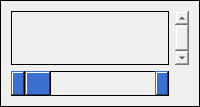
     <widget class="QWidget" name="gameWindow" native="true">
      <property name="sizePolicy">
       <sizepolicy hsizetype="Preferred" vsizetype="Expanding">
        <horstretch>0</horstretch>
        <verstretch>0</verstretch>
       </sizepolicy>
      </property>
      <property name="palette">
       <palette>
        <active>
         <colorrole role="Button">
          <brush brushstyle="SolidPattern">
           <color alpha="255">
            <red>60</red>
            <green>112</green>
            <blue>208</blue>
           </color>
          </brush>
         </colorrole>
        </active>
        <inactive>
         <colorrole role="Button">
          <brush brushstyle="SolidPattern">
           <color alpha="255">
            <red>60</red>
            <green>112</green>
            <blue>208</blue>
           </color>
          </brush>
         </colorrole>
        </inactive>
        <disabled>
         <colorrole role="Button">
          <brush brushstyle="SolidPattern">
           <color alpha="255">
            <red>60</red>
            <green>112</green>
            <blue>208</blue>
           </color>
          </brush>
         </colorrole>
        </disabled>
       </palette>
      </property>
      <property name="styleSheet">
       <string notr="true">border: 1px solid #000000;</string>
      </property>
      <layout class="QGridLayout" name="gridLayout">
       <item row="0" column="1">
        <widget class="QScrollBar" name="yScrollbar">
         <property name="sizePolicy">
          <sizepolicy hsizetype="Preferred" vsizetype="Minimum">
           <horstretch>0</horstretch>
           <verstretch>0</verstretch>
          </sizepolicy>
         </property>
         <property name="orientation">
          <enum>Qt::Vertical</enum>
         </property>
        </widget>
       </item>
       <item row="1" column="0">
        <widget class="QScrollBar" name="xScrollbar">
         <property name="sizePolicy">
          <sizepolicy hsizetype="Minimum" vsizetype="Preferred">
           <horstretch>0</horstretch>
           <verstretch>0</verstretch>
          </sizepolicy>
         </property>
         <property name="minimumSize">
          <size>
           <width>0</width>
           <height>25</height>
          </size>
         </property>
         <property name="palette">
          <palette>
           <active>
            <colorrole role="WindowText">
             <brush brushstyle="SolidPattern">
              <color alpha="255">
               <red>60</red>
               <green>112</green>
               <blue>208</blue>
              </color>
             </brush>
            </colorrole>
            <colorrole role="Button">
             <brush brushstyle="SolidPattern">
              <color alpha="255">
               <red>60</red>
               <green>112</green>
               <blue>208</blue>
              </color>
             </brush>
            </colorrole>
            <colorrole role="Light">
             <brush brushstyle="SolidPattern">
              <color alpha="255">
               <red>255</red>
               <green>255</green>
               <blue>255</blue>
              </color>
             </brush>
            </colorrole>
            <colorrole role="Midlight">
             <brush brushstyle="SolidPattern">
              <color alpha="255">
               <red>95</red>
               <green>143</green>
               <blue>231</blue>
              </color>
             </brush>
            </colorrole>
            <colorrole role="Dark">
             <brush brushstyle="SolidPattern">
              <color alpha="255">
               <red>30</red>
               <green>56</green>
               <blue>104</blue>
              </color>
             </brush>
            </colorrole>
            <colorrole role="Mid">
             <brush brushstyle="SolidPattern">
              <color alpha="255">
               <red>40</red>
               <green>74</green>
               <blue>139</blue>
              </color>
             </brush>
            </colorrole>
            <colorrole role="Text">
             <brush brushstyle="SolidPattern">
              <color alpha="255">
               <red>60</red>
               <green>112</green>
               <blue>208</blue>
              </color>
             </brush>
            </colorrole>
            <colorrole role="BrightText">
             <brush brushstyle="SolidPattern">
              <color alpha="255">
               <red>255</red>
               <green>255</green>
               <blue>255</blue>
              </color>
             </brush>
            </colorrole>
            <colorrole role="ButtonText">
             <brush brushstyle="SolidPattern">
              <color alpha="255">
               <red>60</red>
               <green>112</green>
               <blue>208</blue>
              </color>
             </brush>
            </colorrole>
            <colorrole role="Base">
             <brush brushstyle="SolidPattern">
              <color alpha="255">
               <red>60</red>
               <green>112</green>
               <blue>208</blue>
              </color>
             </brush>
            </colorrole>
            <colorrole role="Window">
             <brush brushstyle="SolidPattern">
              <color alpha="255">
               <red>60</red>
               <green>112</green>
               <blue>208</blue>
              </color>
             </brush>
            </colorrole>
            <colorrole role="Shadow">
             <brush brushstyle="SolidPattern">
              <color alpha="255">
               <red>0</red>
               <green>0</green>
               <blue>0</blue>
              </color>
             </brush>
            </colorrole>
            <colorrole role="AlternateBase">
             <brush brushstyle="SolidPattern">
              <color alpha="255">
               <red>60</red>
               <green>112</green>
               <blue>208</blue>
              </color>
             </brush>
            </colorrole>
            <colorrole role="ToolTipBase">
             <brush brushstyle="SolidPattern">
              <color alpha="255">
               <red>255</red>
               <green>255</green>
               <blue>220</blue>
              </color>
             </brush>
            </colorrole>
            <colorrole role="ToolTipText">
             <brush brushstyle="SolidPattern">
              <color alpha="255">
               <red>0</red>
               <green>0</green>
               <blue>0</blue>
              </color>
             </brush>
            </colorrole>
            <colorrole role="PlaceholderText">
             <brush brushstyle="SolidPattern">
              <color alpha="128">
               <red>60</red>
               <green>112</green>
               <blue>208</blue>
              </color>
             </brush>
            </colorrole>
           </active>
           <inactive>
            <colorrole role="WindowText">
             <brush brushstyle="SolidPattern">
              <color alpha="255">
               <red>60</red>
               <green>112</green>
               <blue>208</blue>
              </color>
             </brush>
            </colorrole>
            <colorrole role="Button">
             <brush brushstyle="SolidPattern">
              <color alpha="255">
               <red>60</red>
               <green>112</green>
               <blue>208</blue>
              </color>
             </brush>
            </colorrole>
            <colorrole role="Light">
             <brush brushstyle="SolidPattern">
              <color alpha="255">
               <red>255</red>
               <green>255</green>
               <blue>255</blue>
              </color>
             </brush>
            </colorrole>
            <colorrole role="Midlight">
             <brush brushstyle="SolidPattern">
              <color alpha="255">
               <red>95</red>
               <green>143</green>
               <blue>231</blue>
              </color>
             </brush>
            </colorrole>
            <colorrole role="Dark">
             <brush brushstyle="SolidPattern">
              <color alpha="255">
               <red>30</red>
               <green>56</green>
               <blue>104</blue>
              </color>
             </brush>
            </colorrole>
            <colorrole role="Mid">
             <brush brushstyle="SolidPattern">
              <color alpha="255">
               <red>40</red>
               <green>74</green>
               <blue>139</blue>
              </color>
             </brush>
            </colorrole>
            <colorrole role="Text">
             <brush brushstyle="SolidPattern">
              <color alpha="255">
               <red>60</red>
               <green>112</green>
               <blue>208</blue>
              </color>
             </brush>
            </colorrole>
            <colorrole role="BrightText">
             <brush brushstyle="SolidPattern">
              <color alpha="255">
               <red>255</red>
               <green>255</green>
               <blue>255</blue>
              </color>
             </brush>
            </colorrole>
            <colorrole role="ButtonText">
             <brush brushstyle="SolidPattern">
              <color alpha="255">
               <red>60</red>
               <green>112</green>
               <blue>208</blue>
              </color>
             </brush>
            </colorrole>
            <colorrole role="Base">
             <brush brushstyle="SolidPattern">
              <color alpha="255">
               <red>60</red>
               <green>112</green>
               <blue>208</blue>
              </color>
             </brush>
            </colorrole>
            <colorrole role="Window">
             <brush brushstyle="SolidPattern">
              <color alpha="255">
               <red>60</red>
               <green>112</green>
               <blue>208</blue>
              </color>
             </brush>
            </colorrole>
            <colorrole role="Shadow">
             <brush brushstyle="SolidPattern">
              <color alpha="255">
               <red>0</red>
               <green>0</green>
               <blue>0</blue>
              </color>
             </brush>
            </colorrole>
            <colorrole role="AlternateBase">
             <brush brushstyle="SolidPattern">
              <color alpha="255">
               <red>60</red>
               <green>112</green>
               <blue>208</blue>
              </color>
             </brush>
            </colorrole>
            <colorrole role="ToolTipBase">
             <brush brushstyle="SolidPattern">
              <color alpha="255">
               <red>255</red>
               <green>255</green>
               <blue>220</blue>
              </color>
             </brush>
            </colorrole>
            <colorrole role="ToolTipText">
             <brush brushstyle="SolidPattern">
              <color alpha="255">
               <red>0</red>
               <green>0</green>
               <blue>0</blue>
              </color>
             </brush>
            </colorrole>
            <colorrole role="PlaceholderText">
             <brush brushstyle="SolidPattern">
              <color alpha="128">
               <red>60</red>
               <green>112</green>
               <blue>208</blue>
              </color>
             </brush>
            </colorrole>
           </inactive>
           <disabled>
            <colorrole role="WindowText">
             <brush brushstyle="SolidPattern">
              <color alpha="255">
               <red>60</red>
               <green>112</green>
               <blue>208</blue>
              </color>
             </brush>
            </colorrole>
            <colorrole role="Button">
             <brush brushstyle="SolidPattern">
              <color alpha="255">
               <red>60</red>
               <green>112</green>
               <blue>208</blue>
              </color>
             </brush>
            </colorrole>
            <colorrole role="Light">
             <brush brushstyle="SolidPattern">
              <color alpha="255">
               <red>255</red>
               <green>255</green>
               <blue>255</blue>
              </color>
             </brush>
            </colorrole>
            <colorrole role="Midlight">
             <brush brushstyle="SolidPattern">
              <color alpha="255">
               <red>95</red>
               <green>143</green>
               <blue>231</blue>
              </color>
             </brush>
            </colorrole>
            <colorrole role="Dark">
             <brush brushstyle="SolidPattern">
              <color alpha="255">
               <red>30</red>
               <green>56</green>
               <blue>104</blue>
              </color>
             </brush>
            </colorrole>
            <colorrole role="Mid">
             <brush brushstyle="SolidPattern">
              <color alpha="255">
               <red>40</red>
               <green>74</green>
               <blue>139</blue>
              </color>
             </brush>
            </colorrole>
            <colorrole role="Text">
             <brush brushstyle="SolidPattern">
              <color alpha="255">
               <red>60</red>
               <green>112</green>
               <blue>208</blue>
              </color>
             </brush>
            </colorrole>
            <colorrole role="BrightText">
             <brush brushstyle="SolidPattern">
              <color alpha="255">
               <red>255</red>
               <green>255</green>
               <blue>255</blue>
              </color>
             </brush>
            </colorrole>
            <colorrole role="ButtonText">
             <brush brushstyle="SolidPattern">
              <color alpha="255">
               <red>60</red>
               <green>112</green>
               <blue>208</blue>
              </color>
             </brush>
            </colorrole>
            <colorrole role="Base">
             <brush brushstyle="SolidPattern">
              <color alpha="255">
               <red>60</red>
               <green>112</green>
               <blue>208</blue>
              </color>
             </brush>
            </colorrole>
            <colorrole role="Window">
             <brush brushstyle="SolidPattern">
              <color alpha="255">
               <red>60</red>
               <green>112</green>
               <blue>208</blue>
              </color>
             </brush>
            </colorrole>
            <colorrole role="Shadow">
             <brush brushstyle="SolidPattern">
              <color alpha="255">
               <red>0</red>
               <green>0</green>
               <blue>0</blue>
              </color>
             </brush>
            </colorrole>
            <colorrole role="AlternateBase">
             <brush brushstyle="SolidPattern">
              <color alpha="255">
               <red>60</red>
               <green>112</green>
               <blue>208</blue>
              </color>
             </brush>
            </colorrole>
            <colorrole role="ToolTipBase">
             <brush brushstyle="SolidPattern">
              <color alpha="255">
               <red>255</red>
               <green>255</green>
               <blue>220</blue>
              </color>
             </brush>
            </colorrole>
            <colorrole role="ToolTipText">
             <brush brushstyle="SolidPattern">
              <color alpha="255">
               <red>0</red>
               <green>0</green>
               <blue>0</blue>
              </color>
             </brush>
            </colorrole>
            <colorrole role="PlaceholderText">
             <brush brushstyle="SolidPattern">
              <color alpha="128">
               <red>60</red>
               <green>112</green>
               <blue>208</blue>
              </color>
             </brush>
            </colorrole>
           </disabled>
          </palette>
         </property>
         <property name="styleSheet">
          <string notr="true">color: rgb(60, 112, 208);</string>
         </property>
         <property name="orientation">
          <enum>Qt::Horizontal</enum>
         </property>
        </widget>
       </item>
       <item row="0" column="0">
        <widget class="RenderWidget" name="game" native="true">
         <property name="sizePolicy">
          <sizepolicy hsizetype="Expanding" vsizetype="Expanding">
           <horstretch>0</horstretch>
           <verstretch>0</verstretch>
          </sizepolicy>
         </property>
        </widget>
       </item>
      </layout>
     </widget>
